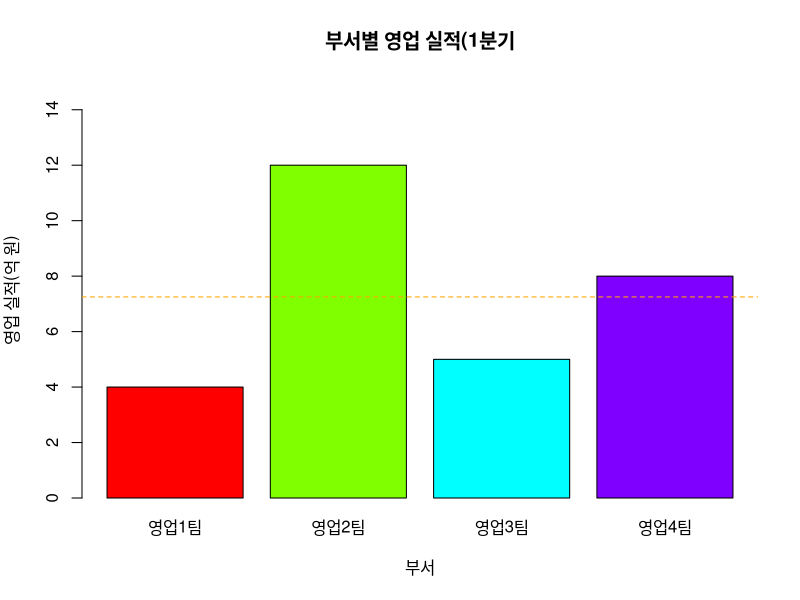

Generate this figure with R:
dept <- c("영업1팀","영업2팀","영업3팀","영업4팀")
sales01 <- c(4,12,5,8)

barplot(sales01, names.arg=dept,
        main="부서별 영업 실적(1분기",
        col=rainbow(length(dept)),
        xlab="부서",ylab="영업 실적(억 원)",
        ylim=c(0,15))

abline(h=mean(sales01),col="orange",lty=2)